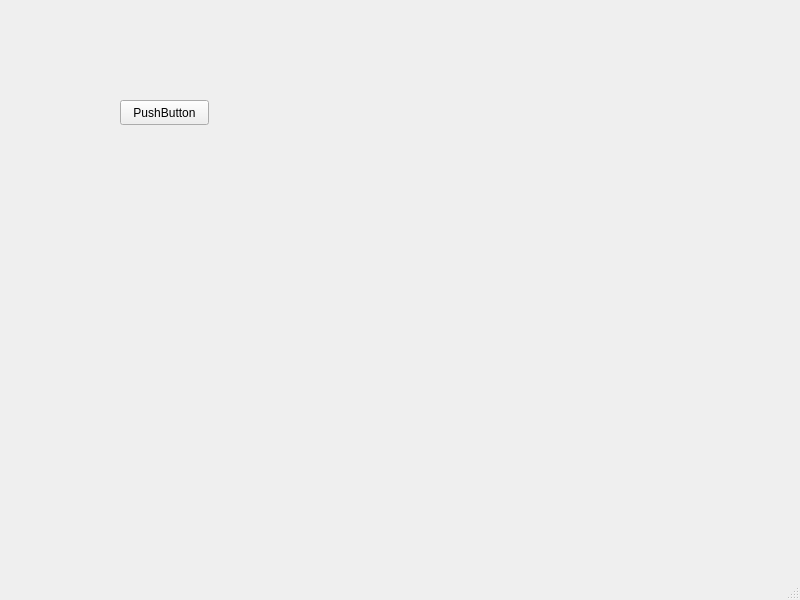
<?xml version="1.0" encoding="UTF-8"?>
<ui version="4.0">
 <class>MainWindow</class>
 <widget class="QMainWindow" name="MainWindow">
  <property name="geometry">
   <rect>
    <x>0</x>
    <y>0</y>
    <width>800</width>
    <height>600</height>
   </rect>
  </property>
  <property name="windowTitle">
   <string>MainWindow</string>
  </property>
  <widget class="QWidget" name="centralwidget">
   <widget class="QPushButton" name="pushButton">
    <property name="geometry">
     <rect>
      <x>120</x>
      <y>100</y>
      <width>89</width>
      <height>25</height>
     </rect>
    </property>
    <property name="text">
     <string>PushButton</string>
    </property>
   </widget>
  </widget>
  <widget class="QMenuBar" name="menubar">
   <property name="geometry">
    <rect>
     <x>0</x>
     <y>0</y>
     <width>800</width>
     <height>28</height>
    </rect>
   </property>
  </widget>
  <widget class="QStatusBar" name="statusbar"/>
 </widget>
 <resources/>
 <connections/>
</ui>
